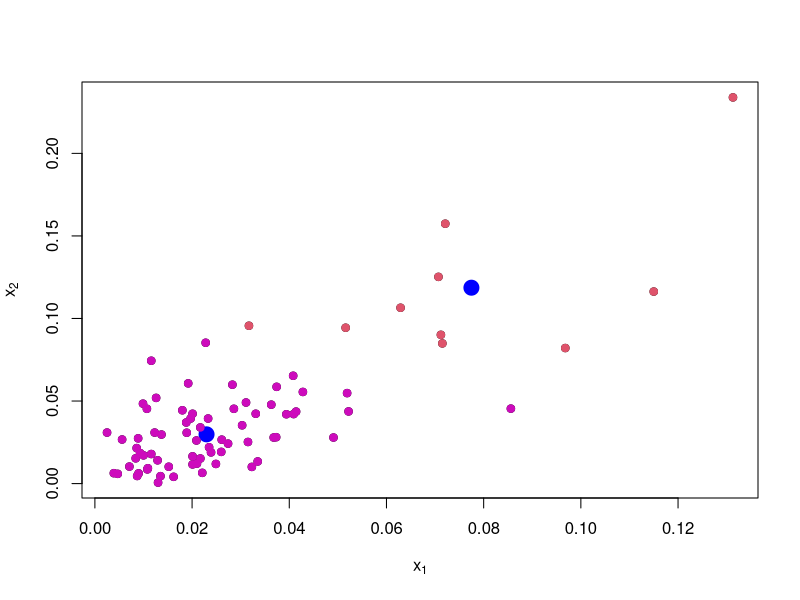
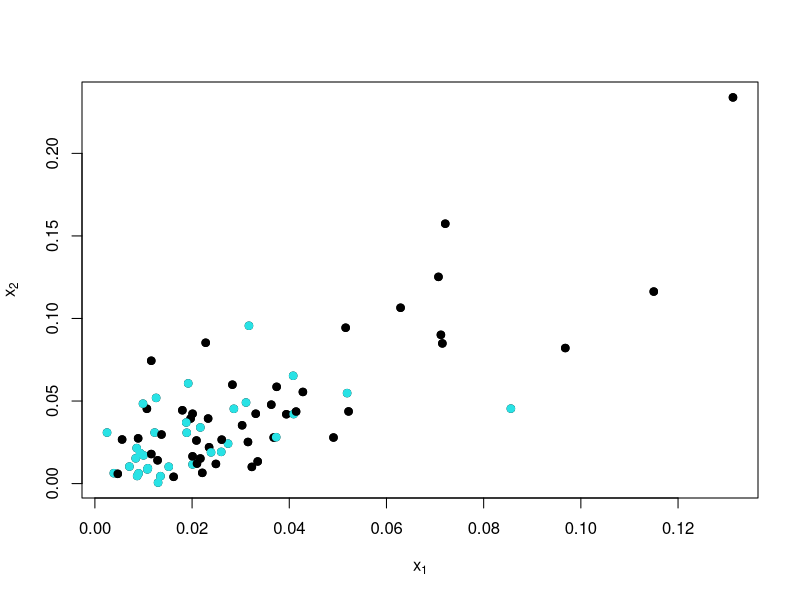

These charts were generated, in order, by the following R code:
setwd("C:\\Users\\Hi\\Desktop\\dm_assignments\\questions\\DM Assignment4")
data <- read.csv("sonar_test.csv", header = FALSE)
x <- data[,1:2]
plot(x, pch=19, xlab = expression(x[1]), ylab = expression(x[2]))

fit <- kmeans(x, 2)
points(fit$centers, pch = 19, col = "blue", cex = 2)

library(class)
knnfit <- knn(fit$centers, x, as.factor(c(-1, 1)))
points(x, col = 6 + 4 * as.numeric(knnfit), pch = 19)

plot(x, pch=19, xlab=expression(x[1]), ylab=expression(x[2]))
y <- data[,61]
points(x, col=3 + 2 * y, pch=19)

errorrate <- 1-sum(knnfit==y)/length(y)
errorrate

x <- data[,1:60]
fit <- kmeans(x, 2)
library(class)
knnfit <- knn(fit$centers,x,as.factor(c(-1,1)))
errorrate1 = 1 - sum(knnfit==y)/length(y)
errorrate1